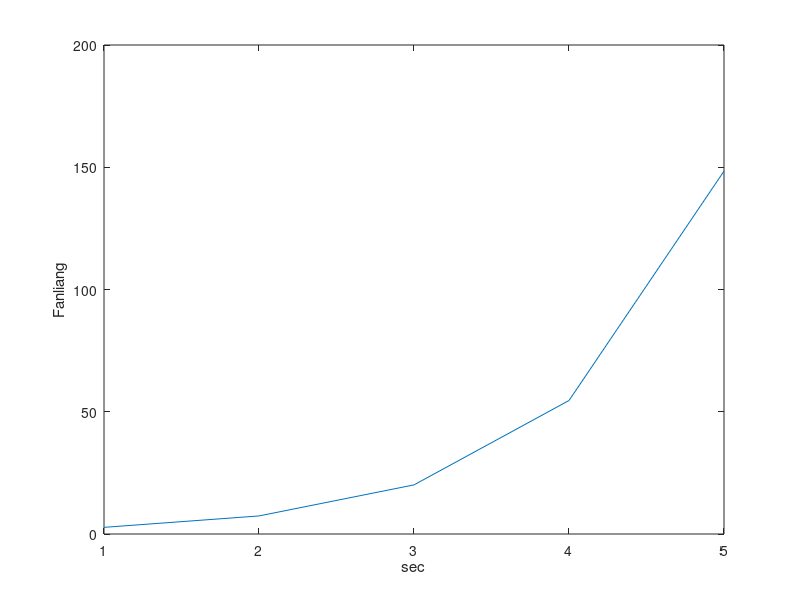

MATLAB code to generate this figure:
%% This is the file to test how GitHub works.
%   1. GitHub is not a Chinese friendly platform, so it's suggested to use
%   English during developing.


%%

vXData  =   [1,2,3,4,5];
vYData  =   exp(vXData);
plot(vXData , vYData)

xlabel('sec')
ylabel('Fanliang')